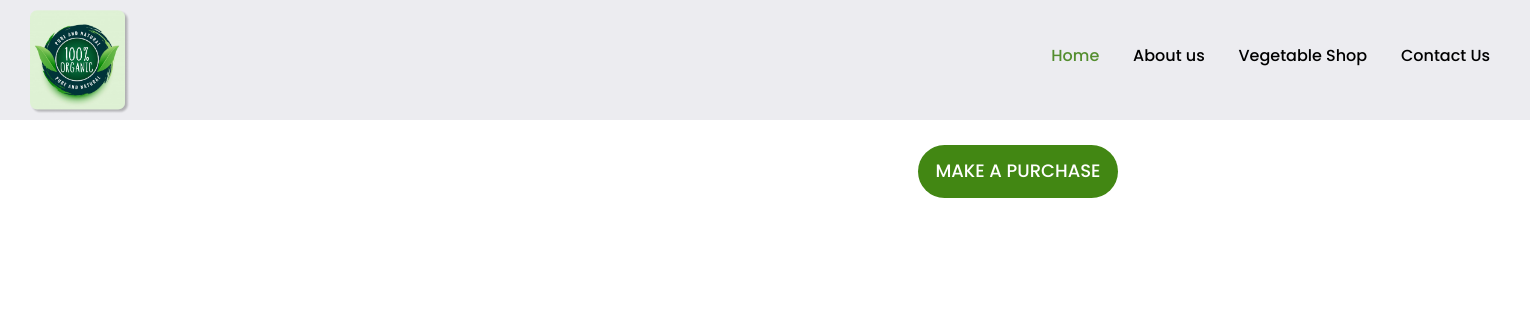
Page /cart/ (signed in) on the earlier database version.
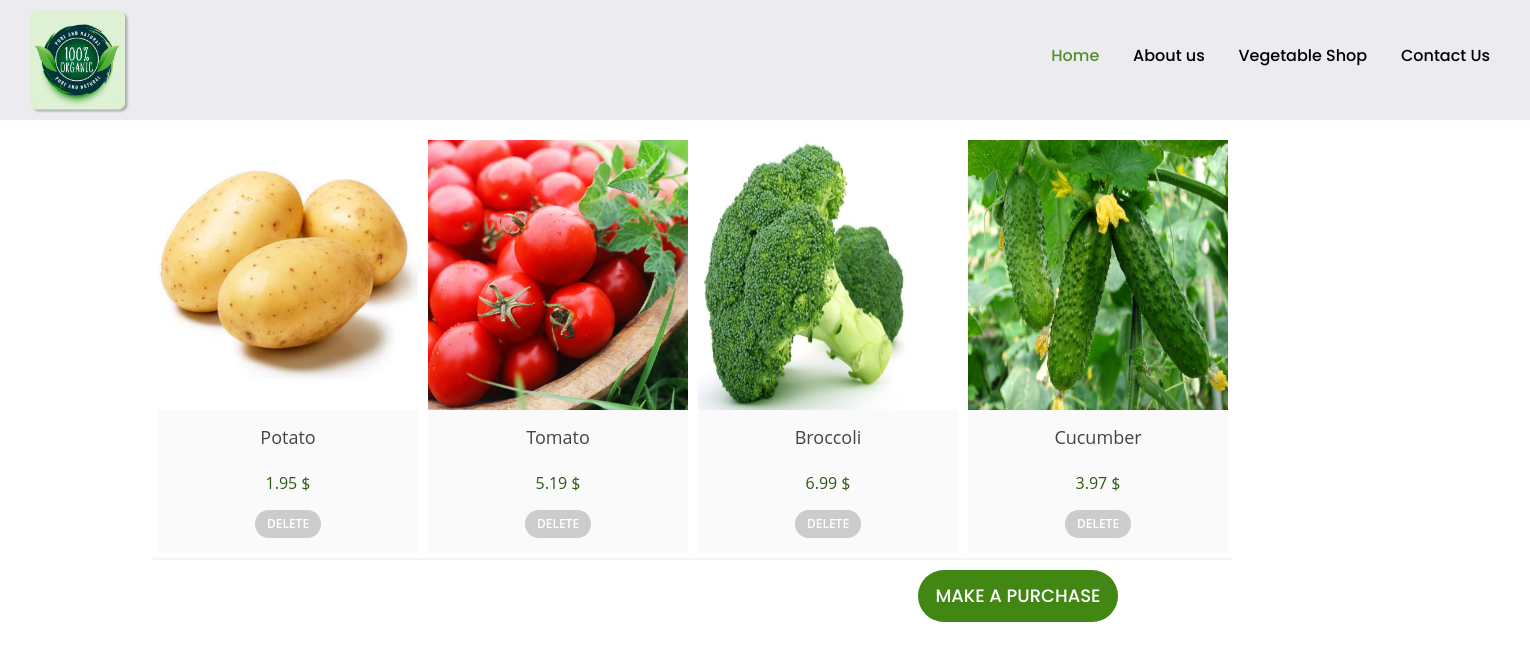
Same page on the later database version.
### products/models.py (models this page shows, shortened)
class Cart(models.Model):
    user = models.ForeignKey(settings.AUTH_USER_MODEL, on_delete=models.CASCADE)
    name = models.CharField(max_length=30)
    description = models.TextField(max_length=1000)
    price = models.DecimalField(max_digits=10, decimal_places=2)
    image_base64 = models.CharField(max_length=1000000, blank=True)
    available = models.BooleanField(null=False, default=False)

### products/views.py (the view)
# urls.py: path('cart/', views.cart),
def cart(request):
    context = Cart.objects.all()
    return render(template_name='busket.html', request=request, context={"busket_list": context})

### products/templates/busket.html (shortened to what this page needs)
{% load static %}
<!DOCTYPE html>
<html lang="en" xmlns="http://www.w3.org/1999/html">
<head>
  <link rel="stylesheet" href="{% static 'css/bootstrap.min.css' %}">
  <link rel="stylesheet" href="{% static 'css/style.css' %}">
  <link rel="stylesheet" href="{% static 'css/responsive.css' %}">
  <link rel="stylesheet" href="{% static 'css/jquery.mCustomScrollbar.min.css' %}">
  <link rel="stylesheet" href="{% static 'css/shop_card.css' %}">
  <link rel="stylesheet" href="https://netdna.bootstrapcdn.com/font-awesome/4.0.3/css/font-awesome.css">
  <link rel="stylesheet" href="https://cdnjs.cloudflare.com/ajax/libs/fancybox/2.1.5/jquery.fancybox.min.css" media="screen">
</head>
<body class="main-layout">
  <header>
    <div class="header-top">
      <div class="header">
        <div class="container-fluid">
          <div class="row">
            <div class="col-xl-2 col-lg-4 col-md-4 col-sm-3 col logo_section">
              <div class="full">
                <div class="center-desk">
                  <div class="logo">
                    <a href="http://127.0.0.1:8000/"><img src="{% static 'images/logo.png' %}" alt="#" /></a>
                  </div>
                </div>
              </div>
            </div>
            <div class="col-xl-10 col-lg-8 col-md-8 col-sm-9 justify-ce">
               <div class="menu-area">
                <div class="limit-box">
                  <nav class="main-menu ">
                    <ul class="menu-area-main">
                      <li class="active"> <a href="http://127.0.0.1:8000/">Home</a> </li>
                      <li> <a href="http://127.0.0.1:8000/#about">About us</a> </li>
                      <li> <a href="http://127.0.0.1:8000/shop/">Vegetable Shop</a> </li>
                      <li> <a href="http://127.0.0.1:8000/#contact">Contact Us</a> </li>
                     </ul>
                   </nav>
                 </div>
               </div>
              </div>
           </div>
         </div>
       </div>
     </div>
</header>
  {% if user.is_authenticated %}
  <div class="all-bucket-block">
    <div class="list-all">
                <div class="all-bucket-block">
                    {% for element in busket_list %}
                        {% if element.user == user %}
                            <div class="product-item">
                                    <img>
                                <div class="product-list">
                                <h3>{{ element.name }}</h3>
                                    <span class="price">{{ element.price }} $</span>
                                    <a href="http://127.0.0.1:8000/delete_cart/{{ element.id }}" class="button-delete">Delete</a>
                                </div>
                            </div>
                        {% endif %}
                    {% endfor %}
                </div>
    </div>
        <button class="submit btn-fin"><a href="http://127.0.0.1:8000/orders/" class="hover-a">Make a purchase</a></button>
  </div>
  {% else %}
        <h1 class="sign-in-alert">Sign in for using Cart</h1>
  {% endif %}
</body>
</html>

### products/static/css/style.css (style rules this page uses)
* { box-sizing: border-box !important; }
html { scroll-behavior: smooth; }
body { color: #666666; font-size: 14px; font-family: 'Poppins', sans-serif; line-height: 1.80857; font-weight: normal; overflow-x: hidden; }
a { color: #1f1f1f; text-decoration: none !important; outline: none !important; -webkit-transition: all .3s ease-in-out; -moz-transition: all .3s ease-in-out; -ms-transition: all .3s ease-in-out; -o-transition: all .3s ease-in-out; transition: all .3s ease-in-out; }
h1, h2, h3, h4, h5, h6 { letter-spacing: 0; font-weight: normal; position: relative; padding: 0 0 10px 0; font-weight: normal; line-height: normal; color: #111111; margin: 0 }
h3 { font-size: 18px }
*, *::after, *::before { -webkit-box-sizing: border-box; -moz-box-sizing: border-box; box-sizing: border-box; }
ul, li, ol { margin: 0px; padding: 0px; list-style: none; }
a { color: #222222; text-decoration: none; outline: none !important; }
a, .btn { text-decoration: none !important; outline: none !important; -webkit-transition: all .3s ease-in-out; -moz-transition: all .3s ease-in-out; -ms-transition: all .3s ease-in-out; -o-transition: all .3s ease-in-out; transition: all .3s ease-in-out; }
img { max-width: 100%; height: auto; }
button { border: 0; margin: 0; padding: 0; cursor: pointer; }
.full { float: left; width: 100%; }
.full { width: 100%; float: left; margin: 0; padding: 0; }
.logo_section { text-align: center; }
.logo { float: left; height: 100px; width: 100px; padding-bottom: 6px; }
nav.main-menu { float: left; margin-left: 0; margin-left: 0; }
.menu-area-main li.active a { color: #538d2e; }
.main-menu { text-align: center; }
.main-menu ul { margin: 0; list-style-type: none; }
.main-menu ul>li { display: inline-block; position: relative; }
.main-menu ul>li a { padding: 11px 15px; text-align: center; line-height: 20px; font-size: 16px; display: block; font-weight: 500; color: #000; }
.main-menu ul li:last-child a { padding-right: 0; }
.main-menu ul li:first-child { margin-left: 0; }
.main-menu ul>li { position: inherit; display: inline-block; text-align: left; vertical-align: middle; }
.menu-area { float: right; justify-content: center; }
.header { z-index: 999; width: 100%; padding: 10px 15px 10px 15px; justify-content: center; background: #ececf0; }
.logo a { font-size: 40px; font-weight: bold; text-transform: uppercase; color: #fff; line-height: 40px; }
.submit { padding: 9px 0; background: #428713; color: #fff; margin-left: -5px; font-weight: 500; font-size: 18px; max-width: 170px; width: 100%; border-radius: 30px; text-transform: uppercase; transition: all 0.3s ease-in; }
.justify-ce { padding: 25px; }
.hover-a { color: white; }

### products/static/css/shop_card.css (style rules this page uses)
.product-item { margin: 15px; padding: 5px; display: block; width: 270px; float: left; text-align: center; margin: 0 auto; border-bottom: 2px solid #F5F5F5; background: white; font-family: "Open Sans"; transition: .3s ease-in; }
.product-item img { display: block; width: 270px; height: 270px; justify-content: center; }
.product-list { background: #fafafa; padding: 15px 0; }
.product-list h3 { font-size: 18px; font-weight: 400; color: #444444; margin: 0 0 10px 0; }
.price { font-size: 16px; color: #2d5911; display: block; margin-bottom: 12px; }
.button-delete { text-decoration: none; display: inline-block; padding: 0 12px; background: #cccccc; color: white; text-transform: uppercase; font-size: 12px; line-height: 28px; transition: .3s ease-in; border-radius: 25px; font-weight: 600; }
.list-all { display: block; margin: 15px 5% 15px 10%; }
.all-bucket-block { display: block; }
.btn-fin { margin: 10px 50% 10px 60%; padding: 10px 0; background: #428713; color: #fff; font-weight: 500; font-size: 18px; max-width: 200px; width: 100%; border-radius: 30px; text-transform: uppercase; transition: all 0.3s ease-in; }

Differences in the rows shown:
added Cart: image_base64 (picture), name "Potato", price "1.95"
added Cart: name "Tomato", price "5.19"
added Cart: image_base64 (picture), name "Broccoli", price "6.99"
added Cart: image_base64 (picture), name "Cucumber", price "3.97"
